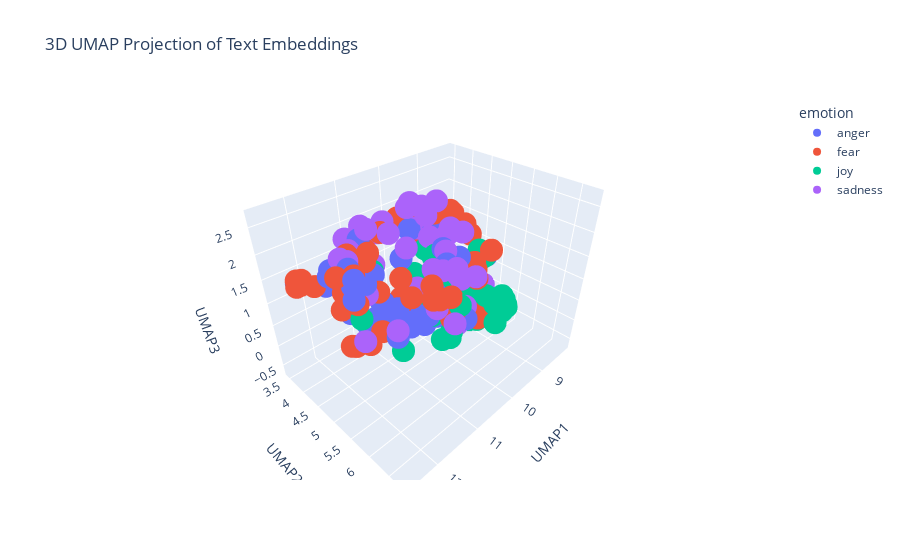

Notebook source saved alongside this figure:
### Markdown cell above
---
##### <a id='toc1_5_8_1_1_'></a>[**>>> Exercise 4 (Take home):**](#toc0_)

Apply UMAP to the same embeddings to reduce the dimensionality to 3D vectors and plot the 3D graph, discuss the differences and similarities with the 2D graph.

### Code cell
# Answer here
import pandas as pd
import numpy as np
import umap
import plotly.express as px

combined_df = pd.concat([train_df_new, test_df_new], ignore_index=True)

X_embeddings = np.array(combined_df['embeddings_values'].tolist())

reducer_3d = umap.UMAP(n_components=3, metric='cosine', random_state=28)
embedding_3d = reducer_3d.fit_transform(X_embeddings)

df_plot_3d = pd.DataFrame(embedding_3d, columns=['UMAP1', 'UMAP2', 'UMAP3'])
df_plot_3d['emotion'] = combined_df['emotion']
df_plot_3d['intensity'] = combined_df['intensity']
df_plot_3d['text'] = combined_df['text']

fig_3d = px.scatter_3d(
    df_plot_3d,
    x='UMAP1',
    y='UMAP2',
    z='UMAP3',
    color='emotion',
    hover_data=['text', 'intensity'],
    title='3D UMAP Projection of Text Embeddings'
)
fig_3d.show()

### Figure 1 — Plotly figure (JSON) as saved in the notebook; plotly's stock layout.template omitted (floating-point values rounded to 4 significant figures)
{"data": [{"customdata": [["@AudreyKare i'm like half expecting some rabid troll to come into my mentions accusing me of being a csa apologist or something lmao", 0.479], ["As if he heard my thought on the ether, my #ex has just posted #facebook pic of himself snuggling up with said #cats... now Im just #angry", 0.521], ["@ManUtd you have had from me over the years is irrelevant. Its an absolute joke. #manutd #ticketing  #noloyalty #joke #notimpressed", 0.667], ["@PrincessCasGirl @DaddyEllis__ tiff you better hurry cause 👀", 0.458], ["@SkyUK what a joke!! Cut our internet off early 'by mistake' and then don't reinstate it when we no longer need an engineer 😡 ", 0.646], ["I dislike people who get offended by the littlest shit .", 0.729], ["It takes a man to suffer ignorance and smile. Be yourself, no matter what they say. #sting", 0.25], ["#welfarereform should not be a 'model' for #snap.", 0.458], ["Realizing that holding a grudge for long is immaturity is wisdom", 0.438], ["@cxmbeferre so you WOULDNT date me????? ", 0.458], ["seek to conduct attacks against Israel, intended to provoke a reaction that would further inflame feeling within the Islamic world”. •", 0.562], ["Heading home to cut grass in the heat. All I wanna do is go out to eat somewhere air conditioned.  #AdultingIsTheWorst", 0.354], ["@sebbyD27850 both are nonsensical. If there's injustice against blacks, why add to it by destroying black property. It's misdirected anger", 0.69], ["@UltimateBoxer My heart because you left me for so long again\\n\\n*slight pout but it turned to a smile*\\n\\nheheh just kidding, no I'm fine-", 0.458], ["I miss doing nothing someone I care about and attacking their face with kisses. #foreveralone #bitter 😩", 0.5], ["@keithboykin unfortunately it won't end there... followers of whichever candidate isn't elected will throw tantrums. No winning this elec", 0.521], ["@feistyarcher -trouble,' he feigned anger and gave her a look that told her to behave. He knew she wouldn't though, and that was one of -", 0.417], ["I just wanna know why there's no outrage for black on black crime and no one knows those victims but BLM is out to kill cops based on media", 0.625], ["Skipping meals is the national way of showing #disappointment and #anger. #wiz", 0.458], ["@bt_uk why does tracking show my equipment delivered, when it wasn't? Why is my service suddenly delayed? We've already 3 weeks. ", 0.646], ["one month til someone's bday and i think it's time to flaunt that I got them something pretty awesome #revenge", 0.435], ["Kik me I want to swap pics I will post on my account anonymously if you wish Kik: vsvplou #Kik #kikme  #nudes #tits #snapchat", 0.188], ["Inpouring this letter we are dying over against subsist checking quaint virtuoso ways toward fine huff yours l...", 0.562], ["Have wee pop socks on and they KEEP FALLING OFF INSIDE MY SHOES #rage", 0.759], ["@tamriiel I was talking about further in the expansion, with more gear - fury always does well towards the end", 0.441], ["@1VoiceMatters @MichaelTPremo just got wind of #MenForChoice and it doesn't infuriate me. Just makes me sad for the generation.", 0.438], ["@VodafoneUKhelp @VodafoneUK wow!! My bill is £44.77 and hav a text from u to prove that and you have taken £148!!!!! #swines #fuming #con!", 0.792], ["Forever angry that gh ruined Molly and morgan's bond/friendship ", 0.521], ["People irritate me 🙄", 0.646], ["@CorningFootball  IT'S GAME DAY!!!!      T MINUS 14:30 ", 0.125], ["“He who is slow to anger is better than the mighty, And he who rules his spirit than he who takes a city.”\\nP16:32 #bibleverse #pride #anger", 0.314], ["@RealBD_ @ReyesAverie 47 unarmed blacks killed by white cops in 2015. That many die every month in Chicago wheres the #outrage", 0.646], ["In 2016, Black people are STILL fighting to be recognized as human beings. #cantsleep #angry", 0.885], ["so ef whichever butt wipe pulled the fire alarm in davis bc I was sound asleep #pissed  #upset #tired #sad #tired #hangry ######", 0.771], ["@kencurtin they might get Donal óg sure! They won't have him in cork as he's to fiery for dopey frank &amp; his cult", 0.458], ["Forgot to eat dinner and now I'm furious with everything and everyone", 0.646], ["@LaraTheIrish &lt; feel everything. She would remember everything. Evanora hoped this would serve to fuel the creatures anger and run rabid &gt;", 0.479], ["why are people so angry toward veggie burgers at in n out wtf", 0.458], ["Just seeing Alex revells face gets me angry", 0.583], ["@LiamCannon1 He's just too raging to type properly... Ha ha!", 0.375], ["All Brian does is sleep and aggravate me", 0.833], ["@DxfyingGrxvity - frustration, looking up at Elphaba in a frown of aggravation. Her high pitched voice was growing more and more --", 0.604], ["Ok scrubbed hands 5 times before trying to put them in.\\nEyeballs #burning \\n#EvenMoreBlind accidentally scared the #cat whilst #screeching", 0.604], ["Why to have vanity sizes?Now sizes S,XS(evenXXS sometimes) are too big, WTF?! Dear corporate jerks, Lithuania didn't need this. #rant ", 0.518], ["Sting is just too damn earnest for early morning listening. ", 0.37], ["@LeonWobYP b***er off. NCFC is a grudge match :)", 0.542], ["The rage has died down.", 0.438], ["@TrueAggieFan oh so that's where Brian was! Where was my invite? ", 0.438]], "hovertemplate": "emotion=anger<br>UMAP1=%{x}<br>UMAP2=%{y}<br>UMAP3=%{z}<br>text=%{customdata[0]}<br>intensity=%{customdata[1]}<extra></extra>", "legendgroup": "anger", "marker": {"color": "#636efa", "symbol": "circle"}, "mode": "markers", "name": "anger", "scene": "scene", "showlegend": true, "type": "scatter3d", "x": [11.29, 11.21, 12.23, 10.38, 12.44, 10.76, 9.277, 11.93, 10.84, 10.17, 12.18, 9.833, 11.78, 9.379, 10.27, 11.77, 9.906, 11.68, 11.11, 12.38, 9.318, 11.66, 8.869, 10.83, 10.74, 11.32, 12.54, 10.76, 10.77, 11.0, 10.91, 11.77, 11.45, 11.28, 11.21, 11.27, 10.5, 11.44, 10.92, 11.03, 10.43, 10.29, 9.483, 10.98, 9.763, 11.81, 10.89, 10.58], "y": [5.236, 4.617, 5.716, 5.981, 5.758, 4.082, 4.093, 4.317, 4.833, 5.583, 3.535, 3.951, 3.853, 5.295, 4.188, 4.684, 5.484, 3.851, 4.589, 5.558, 4.484, 5.017, 5.161, 4.476, 5.208, 4.33, 5.857, 3.899, 4.126, 6.49, 4.949, 3.953, 4.039, 4.278, 5.897, 4.355, 5.235, 4.007, 4.357, 5.614, 5.446, 5.178, 4.268, 4.18, 4.005, 5.832, 5.108, 5.682], "z": [1.158, 0.4408, 2.346, 0.8467, 2.534, 0.1533, 0.08984, 1.799, 0.2202, 1.839, 1.268, 1.632, 1.181, 0.7277, 1.258, 1.578, 0.4627, 1.337, 0.2433, 2.59, -0.007345, 0.8278, 1.141, 0.324, 0.6788, 2.139, 2.313, 0.972, 0.4032, 1.485, 0.498, 1.422, 1.224, 0.2803, 1.33, 0.169, 0.6203, 0.4497, 0.6389, 0.8807, 2.059, 0.3973, 1.555, 0.1839, 0.04594, 1.206, 0.4439, 1.932]}, {"customdata": [["Jeans with fake pockets ", 0.125], ["#India right of reply at #UNGA - #Pakistan preaching of human rights is by a country which is itself the global epicentre of #terrorism", 0.742], ["My doctor is giving me flower extract to relieve anxiety and reduce panic attacks :')", 0.708], ["@BelieveInBlue18 awe thanks! Couldn't be doing it without all your help and support and that amazing encouragement!💕😘🙌🏻", 0.146], ["Andrew's hands start shaking and he says 'I hope I die.. like right now'", 0.792], ["@tbergg1 mine are good rn, gonna be horrid after next week", 0.521], ["How had Matty Dawson not scored there!!!!! #terrible", 0.375], ["Starting not to give a fuck and stopped fearing the consequence", 0.396], ["My fav #movies are #horror but they don't make them like they used too. Haven't seen a great one in years", 0.354], ["@JonnyDunn93 and Gerrard was awful then", 0.458], ["@Wild_Lucario_ *chuckles* did I scare you?", 0.312], ["They used to laugh at her coz she couldn't afford a junky now they stare in awe while she is winning.", 0.292], ["Obama admin rejects Texas plan to have refugees vetted for terrorism so Texas pulls of of fed refugee resettlement program. Aiding .", 0.458], ["No @Chrishilly1987 for MOS 😡  #shocking Leads from the front 💪🏻", 0.438], ["3 #tmobile #stores, #original #note7 #customer and zero #results... What's going on guys? #terrible #customerservice #2hour #waittime", 0.5], ["I dread this drive every Wednesday 😩", 0.792], ["Job interview in the afternoon #nervous #ek", 0.917], ["Bayern Munich pitch is horrific", 0.542], ["#Everything you've ever wanted awaits you on the other side of #fear . #IfIWasTheOppositeSex #AskAMan", 0.479], ["My goals are so big they scare small minds", 0.25], ["My bus was in a car crash... I'm still shaking a bit... This week was an absolute horror and this was the icing on the cake... ", 0.92], ["How I Murdered Your Mother #SpookyTv ", 0.342], ["@jk_rowling never thought an angry oompa loompa would be my Boggart, but there you have it. #boggart #PresidentTrump ", 0.5], ["I hate that a black lady is painting herself white on the internet for laughs and likes... #terrible #BadForm #DidntLaugh", 0.479], ["@FJHobson @Beaker126 @Biastai how would you suggest we profile to stop right wing terror", 0.521], ["2day's most used term is, #terrorism, with many addresses and forms. On my #opinion, the only form of terrorism in this world is, injustice!", 0.604], ["@mikebairdMP @AndrewConstance @nswtaxi how many sex cases u need before u guys learn UBER is shocking to the consumer unregulated", 0.646], ["@markhberman2003 @LanceZierlein @790blessing entire team from coaches on down played and coached scared from jumpstreet. #intimidated", 0.604], ["@GreensACT @ShaneRattenbury @carolinelec what about #publictransport to &amp; from #CanberraAirport. Most cities have. Mr Barr very #coy on.", 0.312], ["bout to read this article 'Moving the Conversation Forward: Homosexuality &amp; Christianity' from someone in the foursquare church ", 0.224], ["induction day tomorrow for pizza express ", 0.275], ["My roommate turns the sink off with her foot to avoid germs and a guy says 'YOUR roommate is feet girl?! I'm so sorry' plz help #nightmare", 0.583], ["To com sede de milk shake", 0.312], ["The fact that we have a presidential candidate that speaks the way Trump does is alarming. I thought higher of my peers. #FDT16", 0.595], ["if anyone spoils any of my fucking shows I will haunt you in the afterlife so help me god", 0.451], ["@Rocks_n_Ropes Can't believe how rude your cashier was today when I was returning an item!  Your customer service is slacking. ", 0.479], ["@Burnt_Out_Darth @theaterofscifi thanks. #nightmare", 0.688], ["@STLouis_RamsFan their whole team is limited when they're on the field. ", 0.292], ["@ImJim_YoureNot  cyber bully", 0.396], ["@BossUpJaee but your pussy was weak from what I heard so stfu up to me bitch . You got to threaten him that your pregnant .", 0.396], ["Just #terrible from the cats there. Wow. #AFLCatsSwans", 0.458], [".\\nWe express our deep concern about the suspension of   \\n@MohammedSomaa01  please reactivate it. he never violated T.roles @Support", 0.562], ["@SusannahSpot I could pop round #nightmare", 0.771], ["@troyesivan I'm eating sushi, I'm shaking for you", 0.458], ["Ronaldo has been shocking. He's tried to do skill twice and he's nearly fallen over both times", 0.5], ["@excalibater I'm very shy irl and lately I feel like everyone's doing their own thing and I don't fit in anywhere and I feel lonely :(", 0.771], ["broken policy' #blasio &lt;&gt; #trump #giuliani 'broken windows' all part of 'pecking order' #bully politics #america RESIST #motto", 0.458], ["However the agent was inauthentic, my sister still loves me, &amp; I'm still alive. So I guess it wasn't that bad. #socialanxiety ", 0.588], ["@LmRyle @tomcolicchio @realDonaldTrump @HillaryClinton @ajjaffe I understand your concerns but look at her foundation contributions ", 0.315], ["Lady gaga fucking followed i have been waiting for this day for ages it fucking happened im shaking thank you so much @ladygaga ❤️", 0.275], ["People have the right to #protest, Not to #loot &amp; #riot &amp; #terrorize #Charlotte\\n#Violence &amp; #Anarchy is unacceptable\\n@CNN", 0.571], ["Why upping rooms makes a few apprehend leaving out charcoal ownership: UnZU", 0.396], ["On @Varneyco/@FoxBusiness to talk latest on #Chelsea Bombing + #Ahmad_Khan_Rahami's trips to #Afghanistan/#Pakistan #tcot #terror", 0.642], ["I don't want speak front to him   #nopanicattack", 0.72], ["Gahh...BT, in queue for 30 minutes.. Now put through to BT Sport dept to cancel... back in a queue again... #shocking", 0.5], ["@Evan_McMullin @TheBlazeRadio Classic SHITLIB bullshit. Create a horrible problem and then 'discuss' how to solve it. What a PIMP.", 0.438], ["There goes the butterflies in my stomach.  #anxietyproblems", 0.702], ["Whatt a trailerrrr !!! @karanjohar @AnushkaSharma #RanbirKapoor #AishwaryaRaiBachchan i am COMPLETELY BLOWN !! #awestruck #longingformore", 0.417], ["@hollywooddivas @TMZ_Sports Idiots like Larry Sanders scare us All!How can Morons these days Rush 2 Judge #Police w/o all facts yet?FU thugs", 0.604], ["Staff on @ryainair FR1005. Asked for info and told to look online. You get what you pay for. #Ryanair @STN_Airport #Compensation ", 0.312], ["Okay. Brace yourself. I will attempt my first loaf of bread in the morning. I will use a dutch oven. I will make the dough now. ", 0.479], ["That's an awful miss from Rooney.", 0.36], ["And I cried in front of my guy last night. And it's just been a horrible week but it's only for a week", 0.68], ["T5ylw ansh a79l shy 7lw mn wayed nas fe whatsapp", 0.271]], "hovertemplate": "emotion=fear<br>UMAP1=%{x}<br>UMAP2=%{y}<br>UMAP3=%{z}<br>text=%{customdata[0]}<br>intensity=%{customdata[1]}<extra></extra>", "legendgroup": "fear", "marker": {"color": "#EF553B", "symbol": "circle"}, "mode": "markers", "name": "fear", "scene": "scene", "showlegend": true, "type": "scatter3d", "x": [10.36, 12.29, 9.044, 8.828, 8.811, 9.727, 11.58, 9.915, 10.31, 11.36, 9.48, 8.994, 12.26, 11.43, 12.55, 9.897, 9.22, 11.78, 8.977, 8.961, 9.238, 10.37, 11.32, 11.33, 12.22, 12.08, 11.89, 11.17, 11.82, 11.28, 9.317, 9.523, 8.56, 11.69, 10.36, 12.23, 9.583, 11.23, 11.79, 11.88, 11.83, 11.6, 9.716, 8.622, 11.71, 9.658, 12.03, 9.264, 11.91, 8.917, 12.0, 8.967, 12.2, 8.999, 12.36, 12.09, 9.021, 8.94, 12.15, 12.18, 9.346, 11.59, 9.475, 9.118], "y": [4.559, 3.753, 3.667, 5.188, 4.177, 4.657, 6.387, 4.422, 3.627, 6.509, 5.441, 4.366, 3.85, 6.19, 5.512, 3.685, 3.557, 6.566, 3.966, 4.304, 3.822, 4.262, 4.779, 3.869, 3.637, 3.539, 5.262, 6.347, 5.259, 4.436, 3.454, 5.406, 4.466, 4.578, 4.112, 5.479, 5.532, 6.462, 5.429, 5.191, 6.198, 5.719, 5.602, 4.359, 6.619, 4.321, 4.692, 4.087, 4.598, 4.927, 3.838, 5.356, 3.752, 3.622, 5.651, 5.094, 3.811, 5.122, 5.04, 5.251, 3.611, 6.707, 4.286, 4.384], "z": [0.1608, 1.359, 1.693, -0.2469, 1.725, 1.433, 2.183, -0.1285, 1.626, 2.098, 0.8197, 0.2902, 1.467, 2.162, 2.512, 1.82, 1.67, 2.288, 0.8868, 0.6234, 1.857, 0.4119, 1.284, 1.088, 1.404, 1.305, 2.36, 1.507, 2.477, 1.962, 1.496, 1.376, 1.245, 1.554, 0.2075, 1.877, 1.109, 1.739, 1.07, 0.6947, 2.165, 2.151, 1.399, 1.471, 2.283, 2.177, 1.236, 1.478, 1.472, -0.6318, 1.274, 1.388, 1.358, 1.439, 2.517, 0.7277, 1.642, -0.4398, 0.7306, 2.593, 1.214, 2.308, 1.983, 1.953]}, {"customdata": [["lol! no mention of pak PM or even his speech on any international news channel and pakis are rejoicing as if the world stands with them", 0.396], ["@BertGatti not had much to cheer about you see 😜😂😂", 0.52], ["Gloriosa Bazigaga on #Rwanda work: 'I lost relatives in genocide but 15 yrs of peacebuilding has given me optimism it's within our power'", 0.2], ["I love seeing happy women, that glow is something real.", 0.75], ["Thinking about trying some comedy on youtube. Always been fond of it. Time to nut up.  #comedy #maybeoneday #hopefullyfunny #LOL", 0.5], ["@TheeCurrentYear @Sargon_of_Akkad this is too much hilarity for one day", 0.604], ["I am always ready to #smile.", 0.654], [".@Harry_Styles I hope you never go a day without something to make you smile. You deserve all good things. Please follow me?\\n❤️💛💚💙💜\\n311,553", 0.6], ["Live simply. Dream big. Be grateful. Give love. Laugh lots. - Unknown #quote #inspiration #happy", 0.708], ["Stack up with porthole under way heyday through worthy of faith bull's-eye transportation services: moM", 0.32], ["Accept the challenges so that you can feel the exhilaration of victory!!", 0.52], ["@MericanMainer AWW. I had a Maine Coon when I was little named Ted Eddy the Wonder Cat. They're such good cats! Very playful and sweet", 0.604], ["Quote_Soup: Be happy not because everything is good, but because you can see the good side of everything. ", 0.479], ["@elena_yip My random guesses for you! A potential Amelie, Kenneth of 30 Rock (but YA instead of TV) &amp; maybe w/ the optimism of Lara Jean?", 0.36], ["Sometimes I watch shitty tv to reinforce never giving up cuz if something is that fucking awful on tv, I still stand a chance. ", 0.075], ["Being playful as shit😤", 0.333], ["Accept the challenges so that you can feel the exhilaration of victory.", 0.562], ["Today is the first time any math professor let us live early before the class time !!! #15 min #feelsgood #happy #wednesday #", 0.827], ["Make someone happy ^_^", 0.604], ["@JackCurryYES he's just lucky...bad pitchers...#WHATEVER...ElKracken is #legit #future  #gottawearshades #LetsGoYankees", 0.32], ["I take a strange delight from seeing mark Hughes struggle", 0.333], ["Three days off a month with two ex wives and no home could be worse. I don't know how, but it could #oilandgas #optimism", 0.25], ["now that I have my future planned out, I feel so much happier #goals #life #happy #igotthis #yay", 0.875], ["@hoemanda69 wtf is tenacious and jubilant", 0.312], ["@HytheHighborne -Sylvia was elated to receive kisses from the little prince, her bright smile clear as she glanced to Garrett and Elyse- --", 0.667], ["@itsyourgirl_Z happy birthday :) have a blessed day love from Toronto :) #bday #smile", 0.704], ["Be happy not because everything is good, but because you can see the good side of everything  #optimism", 0.646], ["@RealKyper @NHL watching the jubilant scrum at the end of the day and remembering they're all still kids! #priceless", 0.625], ["Aw there's a young fox outside on the grass just jumping around all playful and having a little stretch 🙈 soo cute 🐺", 0.75], ["Mind if I tag along?' She asked cheerfully, sweeping a lock of hair behind her ear. 'I want to see if you've really got • @DitheringWizard", 0.34], ["@BrightPigSEO @BrightPigSEO we provide dignified and professional funerals at prices families can afford #satisfied clients #bright pig", 0.345], ["@scdesc Yup. And Val basically ignoring the recipe. I'm just done. I keep bursting into laughter x", 0.646], ["Watch this amazing live.ly broadcast by @huntermcaseyy #lively #musically", 0.519], ["remember when glee did a take me or leave me cover but it was between two girls who werent even friends why did that do that", 0.167], ["@DanLanthier That was exhilarating hockey. They're still out if Russia wins in regulation I'm reading. #fuck", 0.396], ["I just heard the most incredibly transcendent song ever &amp; now I feel high &amp; fucked up yet joyful &amp; I will never be the same", 0.607], ["incredible that anthony weiner has been caught chasing a busty milkmaid across a park at double speed while jaunty music plays", 0.38], ["@GameGrumps THANK YOU SO MUCH FOR COMING TO DETROIT I'm going to sob joyful rainbows now brb", 0.804], ["Nawaz Sharif is getting more funnier than @kapilsharmak9 day by day. #laughter #challenge #kashmir #baloch", 0.7], ["Google caffeine-an sprightly lengthening into the corridor re seo: WgJ", 0.2], ["Ready for that nice, breezy, calm, sunshine weather.🍂🍁 #Autumn", 0.583], ["If any trump supporters and Hillary haters wanna chirp some weak minded, pandering liberals just tweet at @EmmyA2 @snickerfritz04", 0.1], ["@HunterDean_ [he gives a gleeful squeak and wraps around you] All mine!", 0.729], ["It feels good to get outside for a minute and get some fresh air.  It's hard to stay cooped up inside all day ", 0.58], ["@harrietemmett great minds think alike. ", 0.479]], "hovertemplate": "emotion=joy<br>UMAP1=%{x}<br>UMAP2=%{y}<br>UMAP3=%{z}<br>text=%{customdata[0]}<br>intensity=%{customdata[1]}<extra></extra>", "legendgroup": "joy", "marker": {"color": "#00cc96", "symbol": "circle"}, "mode": "markers", "name": "joy", "scene": "scene", "showlegend": true, "type": "scatter3d", "x": [10.83, 10.3, 11.15, 8.418, 9.716, 10.58, 8.524, 8.63, 8.33, 8.984, 8.69, 9.09, 8.257, 9.843, 9.886, 9.984, 8.771, 8.174, 8.477, 11.06, 11.42, 9.456, 8.193, 9.685, 9.329, 8.497, 8.174, 9.425, 8.906, 9.428, 10.2, 10.31, 9.671, 10.72, 11.47, 9.122, 8.881, 8.94, 10.65, 8.939, 8.362, 11.91, 9.267, 8.415, 9.81], "y": [5.844, 5.086, 3.937, 4.122, 3.94, 5.826, 4.138, 4.672, 4.185, 5.067, 4.391, 5.92, 4.173, 5.503, 4.026, 4.497, 4.312, 4.495, 4.162, 5.829, 6.727, 4.014, 4.466, 4.94, 5.81, 4.282, 4.181, 5.932, 5.735, 5.655, 5.039, 5.692, 6.223, 3.827, 5.538, 4.877, 5.655, 5.094, 5.862, 5.189, 4.456, 5.058, 6.022, 4.679, 5.144], "z": [0.5585, 1.688, 1.93, -0.01202, 0.5412, 0.5697, -0.03557, -0.497, -0.3117, 1.279, 0.3315, 0.3773, -0.2182, 0.8265, 0.392, -0.08102, 0.4006, 0.01118, -0.006832, 1.213, 2.097, 1.063, -0.1127, -0.1482, 0.5166, -0.2887, 0.02135, 0.1773, 0.3634, 0.691, 1.663, 0.5923, 0.7552, 1.004, 0.515, -0.6245, 0.4084, -0.4969, 0.5027, 1.17, 0.4749, 1.185, 0.5904, 0.6638, 1.02]}, {"customdata": [["236:416 While she was in her dull and sleeping hour,\\nA crew of patches, rude mechanicals,\\n#AMNDBots", 0.5], ["@_Mrs_Peel @lp_lisa @PaulRGoulden @LisaLuscious Might be the pout of a star baker tho !", 0.312], ["The difference between someone's selfies when they're happy vs. unhappy is absolutely amazing.", 0.208], ["@TaylaStJames it happens and Vegas isn't the only origin thats prevelant #sadly", 0.625], ["Had to give my 11yo AfAm son this advice today: 'be polite, no sudden movements, keep hands where they can see them'. #sadness", 0.667], ["There is no dark side in the moon. In fact, it's all dark.'\\nGerry O'Driscoll at the end of 'The Dark side of the Moon'", 0.229], ["No episode today! Whilst editing there was a power outage! We will rebuild...tomorrow #podcast #lost #editing #fail #tomorrow", 0.396], ["@MarianKeyes maybe he had constipation issues..? Not that I KNOW dates relieve such an affliction! No way jose!", 0.354], ["@JoyceCarolOates \\nBreath. You are trending despondent. Mrs Clinton will win. If you keep your gloves on, guard up, and punch like hell.", 0.417], ["@iTriborg — make him feel vigorous. 'Fine. You can kill me now.' Said Hestia with a display of only despair rather than her joyful —", 0.5], ["God's love spring.Of one dat sunk his whole estate for d paltry bribe,of a single apple–n yet proud of our ancestry?❤️🗿", 0.271], ["The American Idiot record turns twelve today it changed my preppy middle school heart into a desolate punk rock desert I am forever grateful", 0.271], ["it didn't impress me but it didn't depress me'", 0.271], ["@ily_geuly call me now I'm laying in my bed moping like I intend to do for the next 2 months.", 0.74], ["@pxrfectpeach it's got her little pout", 0.271], ["When health insurance won't cover TMS but they let me know they cover ECT #mentalhealth #psychology  #TMS #ECT", 0.521], ["@WestermannNina xDD it's a song that can not be weary (?)", 0.542], ["Itching something #serious RN haven't slept but considering taking like 6 Benadryl for a 20 min nap I am itching SO BADLY wow", 0.542], ["Don't wanna go to work but I want the money #sad", 0.729], ["@mik61scot @longshankseddie @ROSAZAMBONINI @YouTube I thought it was because she once sunk her teeth into something that's meant 2b sooked", 0.458], ["i stopped watching gotham cause they dropped off tabitha and barb's relationship and made her pine after the main", 0.461], ["Just rough situations all around for Schalke and Werder Bremen to start the campaign. Bremen dashed late with a new manager. Both with 0.", 0.479], ["2 applications for my dbs and still waiting. Been over a year now. Going to loose my job 👍🏿 @GOVUK  #thanks #unhappy #crb", 0.792], ["Literally had a guy (a some-would-say-successful guy) tell me 'this ship will sail' kay guy, first, you're working with a sub, last, it sunk", 0.479], ["@FacMagnaAmerica  #CureForInsomnia And the left said WE were all doom &amp; gloom. The Trump Train is so much more fun!", 0.458], ["@chelseafc let them know it's the #blues", 0.521], ["i got his bitch depress", 0.542], ["Condolences to the  JC and the Georges family.. #sad", 0.771], ["It's sad when your man leaves work a little bit late and your worst fear is 'Oh no!! Did he get stopped by the police?!?! '  #ourworld", 0.618], ["Good morning lovely people. Not gonna lie I've woken up feeling pretty glum.", 0.754], ["Do not be discouraged by a slowing sales market. This will test your business model and pinpoint #strengths and #weaknesses.' @Ken_Dunn", 0.271], [". @KotakBankLtd @udaykotak official got in touch. Issue not addressed. #unhappy #patheticservices", 0.729], ["were sat in my sat room cloved watchin Manchester Unide @ManUtd v Norffampton do you fink but @WayneRooney is still goal fret at iced level", 0.375], ["Sometimes I can't believe I've made it this far.169 days!! I threw out my demons n got #sober #clean, n started #recovery.#Sobriety is #2.", 0.25], ["@narcissusheiyan  maybe it'd have been different if I stayed for sixth form? But still, the oppressive architecture, uninteresting people", 0.542], ["I'd rather laugh with the rarest genius, in beautiful alliance with his own being, where he kept his sadness. #melancholy", 0.688], ["@StaceyDavidson_ You're a thief and a liberal mope, investigated by the financial services board for theft of govt retirement funds. THIEF", 0.667], ["HATE that there's ads for #depression &amp; #mentalhealth #meds. That's ONLY something your doctor can determine. Everyone is different. #ssri", 0.46], ["@kempicepoland don't think he did, and he didn't have the rucksack or laptop in his possession, murky business, on that note I'm away to bed", 0.5], ["@Virgin_TrainsEC I feel for the conductor tonight, he's obviously taken grief over the last few weeks, he sounds weary of apologising!", 0.667], ["@kayleighmcenany  @DonaldJTrumpJr Is that really all you can offer for those who sacrifice daily to keep you safe...? @kayleighmcenany #sad", 0.625], ["Folk Band 'Thistle Down' will be replaced by 'The Paul Edwards Quartet' at Laurel Bank Park Sat 24 11am - 3pm due to ill health #jazz ", 0.271], ["MC: what are you listen to these days?\\nBogum: these days I feel gloomy, I listen to ccm (spiritual song) often.\\n\\nChurch oppa mode. :)", 0.583]], "hovertemplate": "emotion=sadness<br>UMAP1=%{x}<br>UMAP2=%{y}<br>UMAP3=%{z}<br>text=%{customdata[0]}<br>intensity=%{customdata[1]}<extra></extra>", "legendgroup": "sadness", "marker": {"color": "#ab63fa", "symbol": "circle"}, "mode": "markers", "name": "sadness", "scene": "scene", "showlegend": true, "type": "scatter3d", "x": [9.847, 10.0, 8.34, 10.78, 11.37, 10.47, 10.98, 10.41, 11.6, 9.375, 10.13, 9.078, 9.663, 9.792, 9.871, 10.17, 9.751, 9.669, 9.923, 10.28, 10.62, 11.67, 12.41, 9.342, 10.81, 11.94, 10.04, 10.93, 10.98, 9.804, 9.537, 12.25, 11.59, 8.247, 9.802, 9.977, 12.06, 10.32, 10.54, 11.3, 11.62, 11.17, 9.679], "y": [5.716, 5.636, 3.928, 4.928, 3.986, 5.552, 5.97, 5.78, 4.84, 5.097, 5.269, 4.882, 4.897, 4.388, 5.471, 3.544, 5.237, 3.984, 3.998, 5.743, 3.766, 6.529, 5.419, 4.927, 5.211, 5.993, 4.735, 4.654, 3.931, 4.28, 4.694, 5.349, 6.79, 4.673, 4.966, 4.147, 5.307, 3.558, 5.865, 4.55, 4.446, 5.955, 4.552], "z": [1.353, 0.7289, -0.1897, 2.002, 2.035, 2.074, 2.111, 1.681, 1.404, 1.017, 1.477, -0.658, 1.956, 2.076, 0.4351, 1.78, -0.07576, 1.62, 2.15, 1.517, 1.078, 2.068, 2.697, 1.76, 1.335, 1.513, 1.851, 2.229, 2.123, 2.235, 1.269, 2.559, 1.905, -0.09181, 1.906, 2.318, 0.9451, 1.598, 1.907, 2.409, 2.099, 2.215, 2.386]}], "layout": {"legend": {"title": {"text": "emotion"}, "tracegroupgap": 0}, "scene": {"domain": {"x": [0, 1], "y": [0, 1]}, "xaxis": {"title": {"text": "UMAP1"}}, "yaxis": {"title": {"text": "UMAP2"}}, "zaxis": {"title": {"text": "UMAP3"}}}, "title": {"text": "3D UMAP Projection of Text Embeddings"}}}
